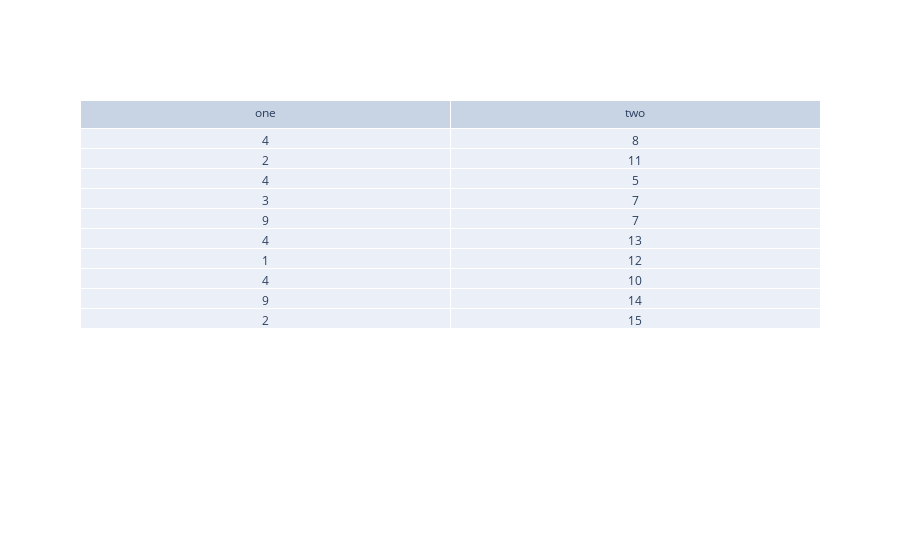

The notebook cell saved with this chart:
### Markdown cell above
# Table in Plotly
The example is based on this documentation: [https://plotly.com/python/table/](https://plotly.com/python/table/)

### Code cell
import plotly.graph_objects as go
import random

header = ["one", "two"] # Array of strings for the headers
# Use and array of arrays for the cell values
data = [[random.randint(1, 10) for i in range(10)], [random.randint(4,15) for i in range(10)]]
figure = go.Figure(data=[go.Table(header=dict(values=header),
                 cells=dict(values=data))
                     ])
figure.show()

### Figure 1 — Plotly figure (JSON) as saved in the notebook; plotly's stock layout.template omitted (floating-point values rounded to 4 significant figures)
{"data": [{"cells": {"values": [[4, 2, 4, 3, 9, 4, 1, 4, 9, 2], [8, 11, 5, 7, 7, 13, 12, 10, 14, 15]]}, "header": {"values": ["one", "two"]}, "type": "table"}], "layout": {}}
